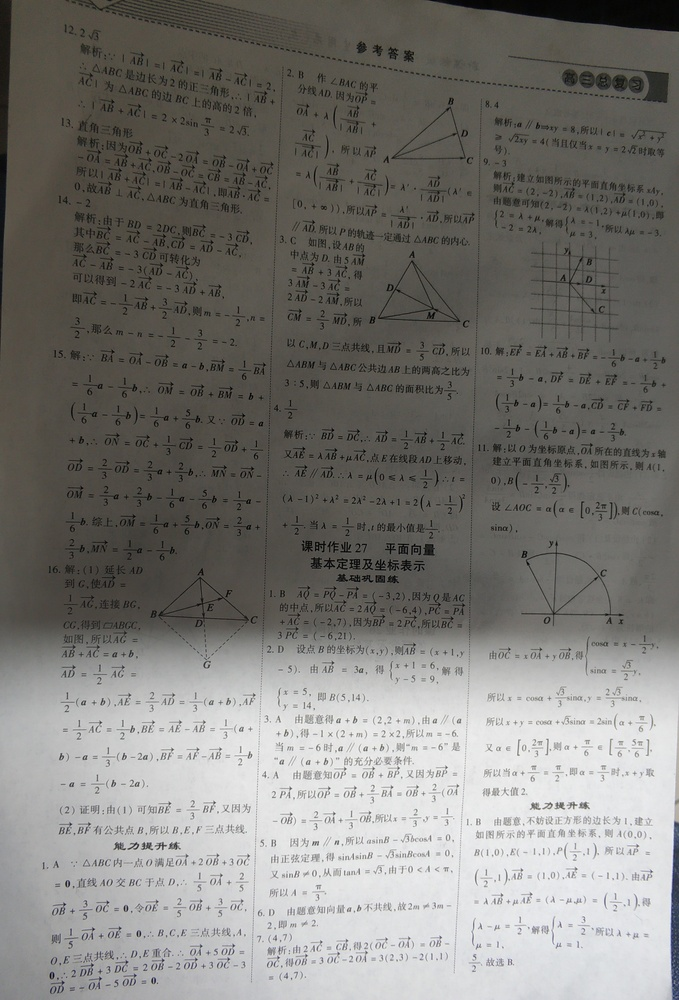
#> input picture 0.jpg, 679 x 1000 px, shrunk from 2662 x 3922 before the run
$ python findcon.py
#> lines starting #> are read from the running program, lines starting #| are printed output that depends on the picture; after the words box and inside, x2 and y2 are one past the last pixel; in counts of white or black regions, pixels touching at a corner belong together
#> further down, img is the input picture: shape (1000, 679, 3); mean B, G, R 119.4, 123.3, 124.8

# -*- coding: utf-8 -*-
# @Time    : 2020/12/21
# @Author  : jhf
# @File    : contour_extraction.py
# @Software: PyCharm
import cv2
import numpy as np

def contour_extraction(img, bf, max_width, max_height):
    # Image shape
#> called with bf = 3, max_width = 150, max_height = 150
    height, width, dim = img.shape
#> height = 1000; width = 679; dim = 3

    # gray-scale of the image
    img_gray = cv2.cvtColor(img, cv2.COLOR_BGR2GRAY)

    # To reduce the noise, I used gaussian blur technique
    blur = cv2.GaussianBlur(img_gray, (bf, bf), 3)

    # Conversion from gray to binary
    r, th = cv2.threshold(blur, 0, 255, cv2.THRESH_BINARY_INV + cv2.THRESH_OTSU)
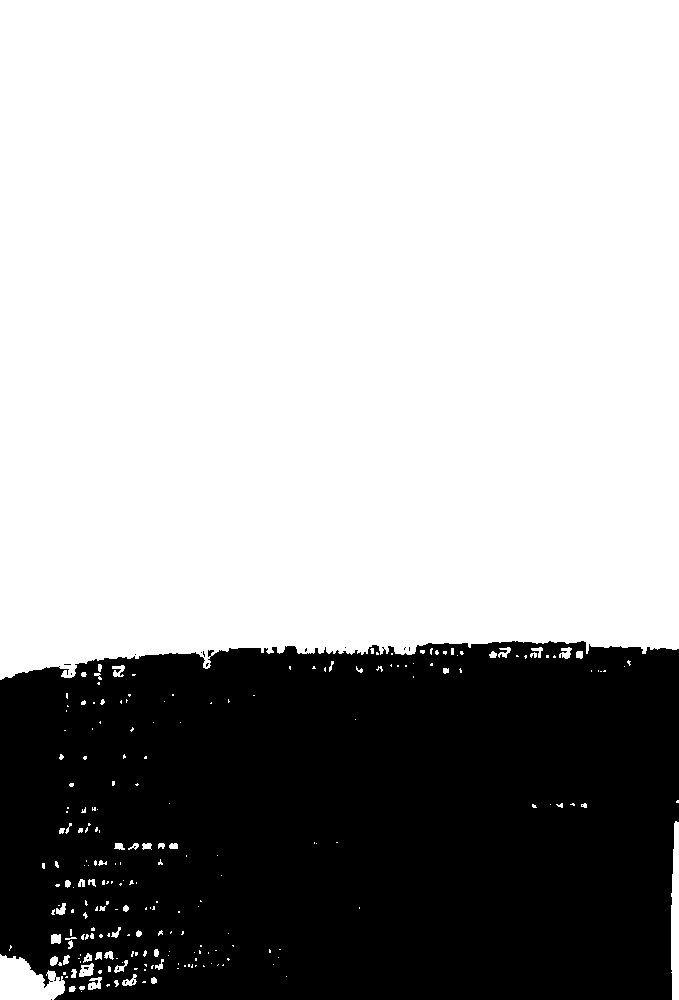
#> th: shape (1000, 679); 66.2% white; 20 black regions (19 under 20 px), largest, box (x1, y1, x2, y2) and area: (0, 641, 679, 1000) 229171
#> r = 142

    # Eroding enables to divide objects from each other
    kernel = np.ones((3, 3), np.uint8)
    eroded = cv2.erode(th, kernel, iterations=1)
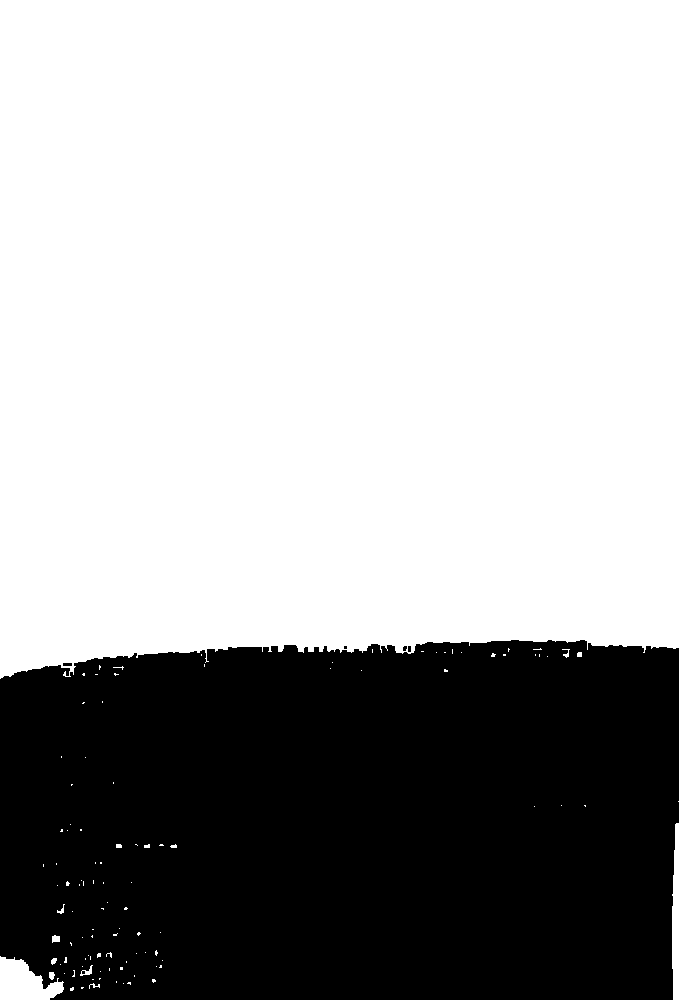
#> eroded: shape (1000, 679); 65.6% white; 5 black regions (3 under 20 px)

    # Contour extraction of the image
    contours, hierarchy = cv2.findContours(eroded, cv2.RETR_EXTERNAL, cv2.CHAIN_APPROX_NONE)
#> contours = 107 contours, 100 with area under 20; largest, box (x1, y1, x2, y2) and area: (0, 0, 679, 679) 440232, (0, 956, 64, 1000) 1691, (672, 823, 679, 1000) 866, (80, 965, 93, 976) 44, (52, 935, 60, 943) 38, (49, 972, 55, 980) 28, (51, 958, 57, 965) 21

    template = np.zeros((height, width), np.uint8)
    margin = 6
    newimg = []

    for i, cont in enumerate(contours):

        # Extracting every object contour
        x, y, w, h = cv2.boundingRect(cont)

        # Upper and lower boundaries of the object
        if 3 < w < max_width and 3 < h < max_height:

            newimg = cv2.rectangle(img, (x, y), (x + w, y + h), (0, 255, 0), 2)

            # margin is used with two ways.
            # 1. if the object is so close to the edge of the image, it extracts
            #  only the contour region
            # 2. Otherwise, the object can be extracted by creating some gaps (-2) from
            # the contours to each direction

            if x < margin or y < margin or y > height - margin or x > width - margin:

                letter_image = img[y:y + h, x:x + w]
                image_name = 'extracted_original' + str(i) + '.jpg'
                cv2.imwrite(image_name, letter_image)

            else:

                letter_image = img[y - 2:y + h + 2, x - 2:x + w + 2]
                image_name = 'extracted_original' + str(i) + '.jpg'
                cv2.imwrite(image_name, letter_image)
#> this loop made 107 passes
#> (x, y, w, h, image_name) on passes 2, 4, 7, 12, 20, 25, 28, 31, 33, 38, 41, 47: (70, 987, 4, 4, 'extracted_original1.jpg'), (89, 983, 11, 6, 'extracted_original3.jpg'), (152, 979, 4, 4, 'extracted_original6.jpg'), (49, 972, 6, 8, 'extracted_original11.jpg'), (80, 965, 13, 11, 'extracted_original19.jpg'), (51, 958, 6, 7, 'extracted_original24.jpg'), (0, 956, 64, 44, 'extracted_original27.jpg'), (97, 953, 4, 5, 'extracted_original30.jpg'), (106, 952, 6, 6, 'extracted_original32.jpg'), (52, 935, 8, 8, 'extracted_original37.jpg'), (137, 932, 4, 4, 'extracted_original40.jpg'), (57, 904, 8, 10, 'extracted_original46.jpg')
#> (x, y, w, h) on passes 1, 3, 5, 11, 13, 14: (81, 987, 3, 2), (123, 983, 1, 1), (127, 982, 4, 3), (64, 973, 1, 1), (100, 971, 1, 1), (72, 970, 3, 7)
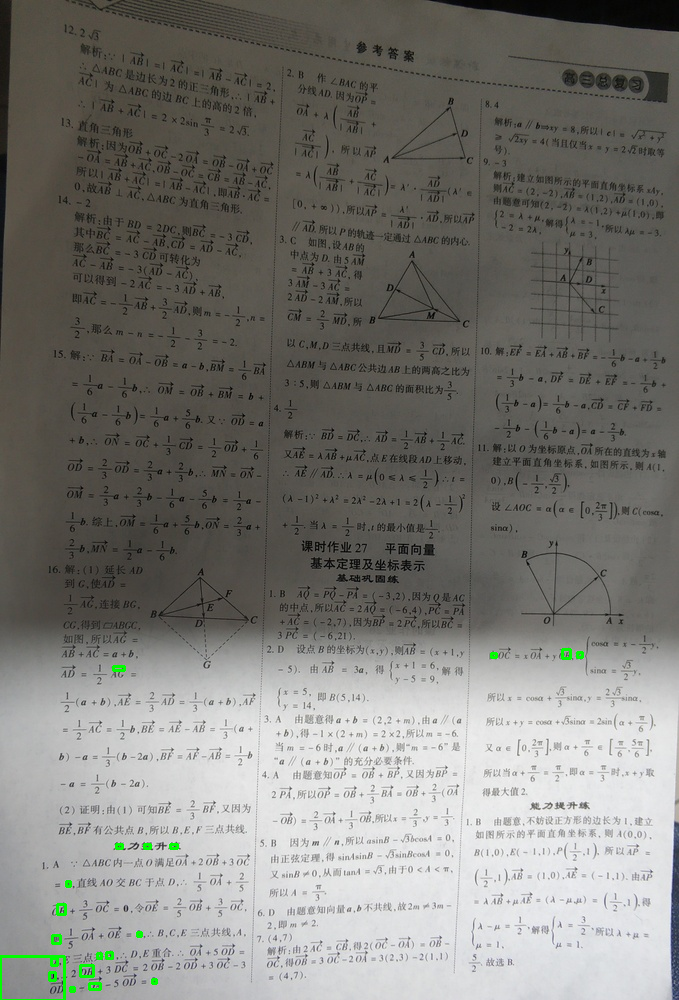
#> img: shape (1000, 679, 3); 0.27% of pixels changed, all inside (x1, y1, x2, y2) = (0, 648, 584, 1000)

    return newimg


if __name__ == '__main__':
    img = cv2.imread('0.jpg')
    finalimg = contour_extraction(img, 3, 150, 150)

    cv2.imshow('centered_image', finalimg)
    cv2.waitKey()
